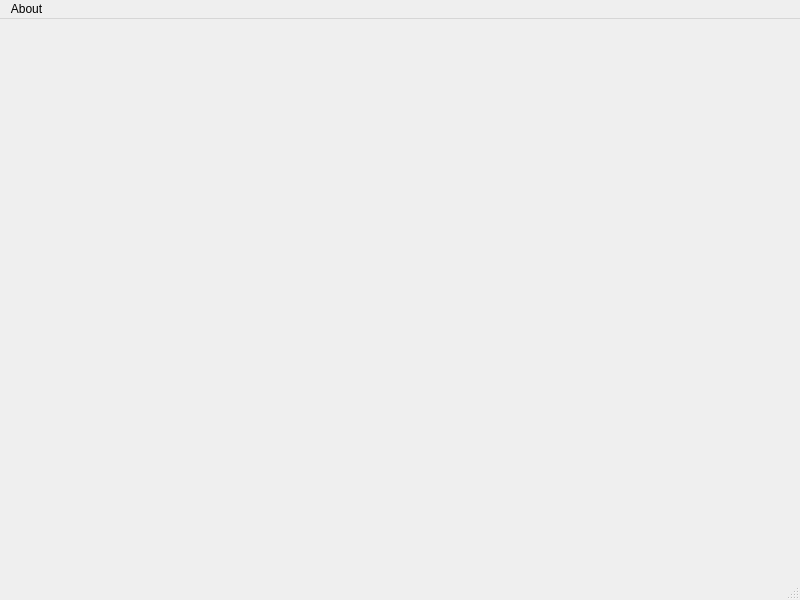
<?xml version="1.0" encoding="UTF-8"?>
<ui version="4.0">
 <class>MainWindow</class>
 <widget class="QMainWindow" name="MainWindow">
  <property name="geometry">
   <rect>
    <x>0</x>
    <y>0</y>
    <width>800</width>
    <height>600</height>
   </rect>
  </property>
  <property name="windowTitle">
   <string>MainWindow</string>
  </property>
  <widget class="QWidget" name="centralwidget"/>
  <widget class="QMenuBar" name="menubar">
   <property name="geometry">
    <rect>
     <x>0</x>
     <y>0</y>
     <width>800</width>
     <height>25</height>
    </rect>
   </property>
   <widget class="QMenu" name="menuAbout">
    <property name="title">
     <string>About</string>
    </property>
    <addaction name="actionby"/>
    <addaction name="actionzachary"/>
    <addaction name="actionshreyas"/>
    <addaction name="actionriley"/>
   </widget>
   <addaction name="menuAbout"/>
  </widget>
  <widget class="QStatusBar" name="statusbar"/>
  <action name="actionby">
   <property name="text">
    <string>francisco</string>
   </property>
  </action>
  <action name="actionzachary">
   <property name="text">
    <string>zachary</string>
   </property>
  </action>
  <action name="actionshreyas">
   <property name="text">
    <string>shreyas</string>
   </property>
  </action>
  <action name="actionriley">
   <property name="text">
    <string>riley</string>
   </property>
  </action>
 </widget>
 <resources/>
 <connections/>
</ui>
